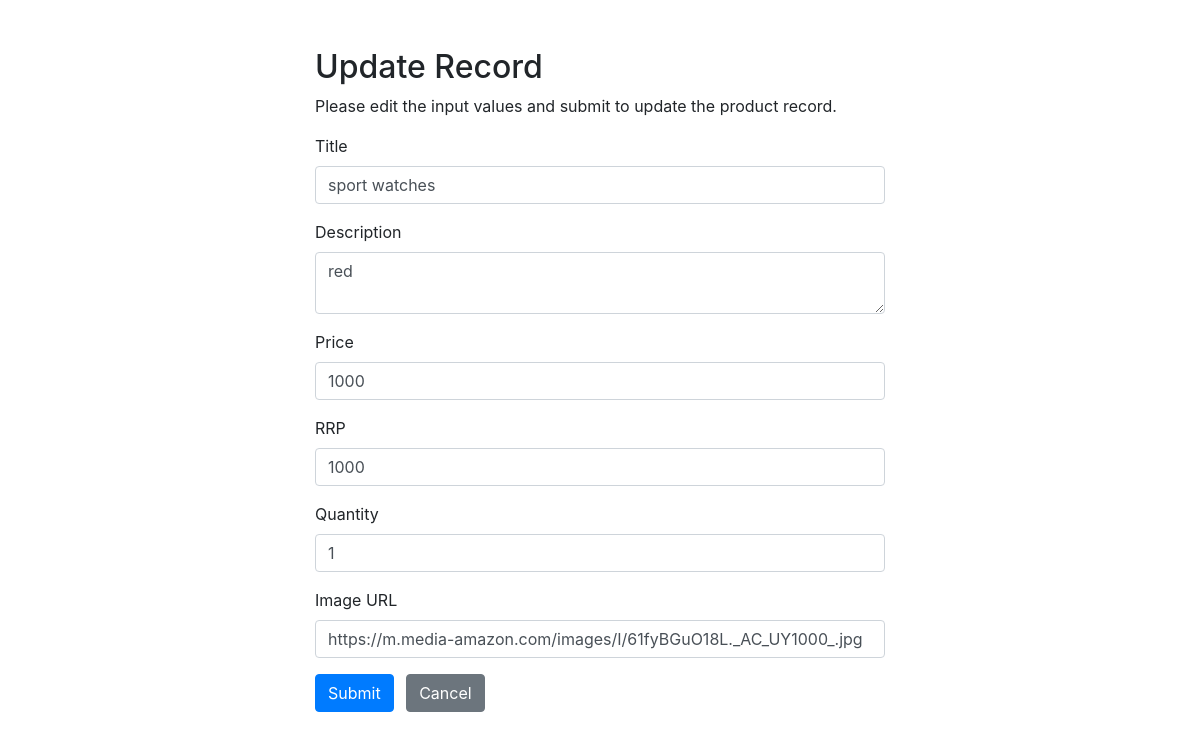
Screenshot of /it28-admin/public/inventory/update.php?id=16 with the database file from the repository.
### tables this page shows
CREATE TABLE `products` (
  `id` int(11) NOT NULL,
  `title` varchar(200) NOT NULL,
  `description` text NOT NULL,
  `price` decimal(10,0) NOT NULL,
  `rrp` decimal(10,0) NOT NULL DEFAULT 0,
  `quantity` int(11) NOT NULL,
  `img` text NOT NULL,
  `date_added` datetime NOT NULL DEFAULT current_timestamp()
);

### it28-admin/public/inventory/update.php (the view, shortened to what this page needs)
<?php
require_once "../../db/config.php";
$title = $description = $price = $rrp = $quantity = $img = "";
$title_err = $description_err = $price_err = $rrp_err = $quantity_err = $img_err = "";
   $sql = "SELECT * FROM products WHERE id = :id";
   if($stmt = $pdo->prepare($sql)){
       $stmt->bindParam(":id", $param_id);
       if($stmt->execute()){
           if($stmt->rowCount() == 1){
               $row = $stmt->fetch(PDO::FETCH_ASSOC);
               $title = $row["title"];
               $description = $row["description"];
               $price = $row["price"];
               $rrp = $row["rrp"];
               $quantity = $row["quantity"];
               $img = $row["img"];
           } else{
               header("location: ../public/error.php");
               exit();
           }
       } else{
           echo "Oops! Something went wrong. Please try again later.";
       }
   }
?>
<!DOCTYPE html>
<html lang="en">
<head>
    <link rel="stylesheet" href="https://stackpath.bootstrapcdn.com/bootstrap/4.5.2/css/bootstrap.min.css">
</head>
<body>
<div class="wrapper">
        <div class="container-fluid">
            <div class="row">
                <div class="col-md-12">
                    <h2 class="mt-5">Update Record</h2>
                    <p>Please edit the input values and submit to update the product record.</p>
                    <form action="<?php echo htmlspecialchars(basename($_SERVER['REQUEST_URI'])); ?>" method="post">
                        <div class="form-group">
                            <label>Title</label>
                            <input type="text" name="title" class="form-control <?php echo (!empty($title_err)) ? 'is-invalid' : ''; ?>" value="<?php echo $title; ?>">
                        </div>
                        <div class="form-group">
                            <label>Description</label>
                            <textarea name="description" class="form-control <?php echo (!empty($description_err)) ? 'is-invalid' : ''; ?>"><?php echo $description; ?></textarea>
                        </div>
                        <div class="form-group">
                            <label>Price</label>
                            <input type="text" name="price" class="form-control <?php echo (!empty($price_err)) ? 'is-invalid' : ''; ?>" value="<?php echo $price; ?>">
                        </div>
                        <div class="form-group">
                            <label>RRP</label>
                            <input type="text" name="rrp" class="form-control <?php echo (!empty($rrp_err)) ? 'is-invalid' : ''; ?>" value="<?php echo $rrp; ?>">
                        </div>
                        <div class="form-group">
                            <label>Quantity</label>
                            <input type="text" name="quantity" class="form-control <?php echo (!empty($quantity_err)) ? 'is-invalid' : ''; ?>" value="<?php echo $quantity; ?>">
                        </div>
                        <div class="form-group">
                            <label>Image URL</label>
                            <input type="text" name="img" class="form-control <?php echo (!empty($img_err)) ? 'is-invalid' : ''; ?>" value="<?php echo $img; ?>">
                        </div>
                        <input type="submit" class="btn btn-primary" value="Submit">
                        <a href="../products.php" class="btn btn-secondary ml-2">Cancel</a>
                    </form>
                </div>
            </div>
        </div>
</div>
</body>
</html>

### it28-admin/public/inventory/update.php (style rules this page uses)
.wrapper { width: 600px; margin: 0 auto; }

### rows the page displays
products: title "sport watches", description "red", price "1000", rrp "1000", quantity "1", img "https://m.media-amazon.com/images/I/61fyBGuO18L._AC_UY1000_.jpg"
